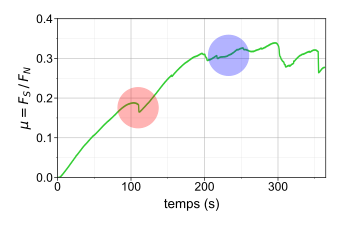

Generate this figure with Python:

main_folder = 'E:/manuscrit_these/'
main_folder = '../'


with open(main_folder + "parameters.py", 'r') as f:
        exec(f.read())



import matplotlib.patches as patches

roll_smooth=20
start=26000
end=-100000


def smooth(a, n=10) :
    """
    A simple denoising trick using rolling average.
    A more elaborate harmonic filtering could be useful.
    """
    ret = np.cumsum(a, axis=-1, dtype=float)
    ret[...,n:] = ret[...,n:] - ret[...,:-n]
    return( ret[...,n - 1:] / n )




fig,ax=plt.subplots(1)
fig.set_size_inches(size_fig_fully_gran)
loc = main_folder + "data_for_figures/200kg_stopper_daq.txt"
data=np.loadtxt(loc)

start=44000
end=-17000
data=smooth(data,roll_smooth)


f=1000


time=np.arange(data.shape[-1])/f


n=1

ax.plot(time[start:end]-time[start],(-data[n][start:end]+data[n][start])/np.mean(data[0]),label=None,c="limegreen")
ax.grid(which="both")
ax.set_xlabel("temps (s)")
ax.set_ylabel("$\mu=F_S\,/\,F_N$")





ax.xaxis.set_minor_locator(MultipleLocator(50))
ax.xaxis.set_major_locator(MultipleLocator(100))
ax.yaxis.set_minor_locator(MultipleLocator(0.05))
ax.yaxis.set_major_locator(MultipleLocator(0.1))


xxx=1.4

patch = patches.Circle((145/xxx, 125/xxx), 15, alpha=0.3, transform=None, color="r")
fig.artists.append(patch)

patch2 = patches.Circle((240/xxx, 180/xxx), 15, alpha=0.3, transform=None,color="b")
fig.artists.append(patch2)

#ax.legend()


ax.set_xlim(0,365)
ax.set_ylim(0,0.4)
plt.tight_layout()

set_grid(ax)

plt.savefig(main_folder + "Figures_chap_article/fully_gran.svg")
plt.savefig(main_folder + "Figures_chap_article/fully_gran.pdf")
plt.savefig(main_folder + "Figures_chap_article/fully_gran.png",dpi=dpi_global)
plt.close('all')




